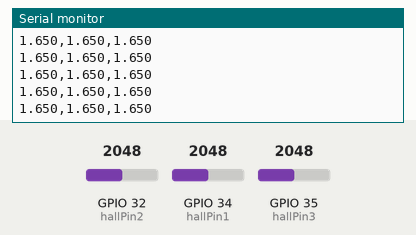
This sketch was run on a simulated ESP32. Parts: the last lines printed to the serial monitor. Inputs (shaded band) come from the test bench; at power-on: GPIO 32 (hallPin2) = 2048, GPIO 34 (hallPin1) = 2048, GPIO 35 (hallPin3) = 2048.

Above: at 1.2 s.
1.3 s: GPIO 32 (hallPin2) set to 2866
At 1.8 s:
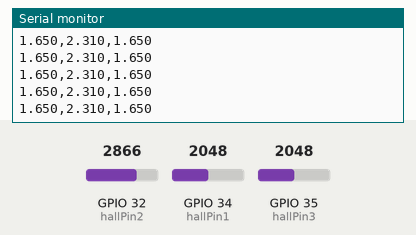
2.8 s: GPIO 34 (hallPin1) set to 2866
At 3.3 s:
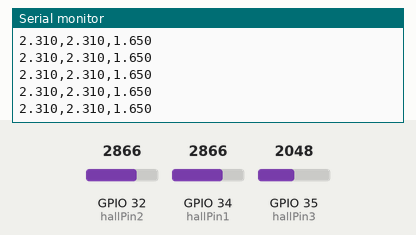
4.3 s: GPIO 35 (hallPin3) set to 2866
At 5.2 s:
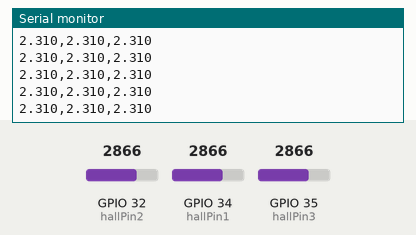
5.8 s: GPIO 32 (hallPin2) set to 3603
At 6.3 s:
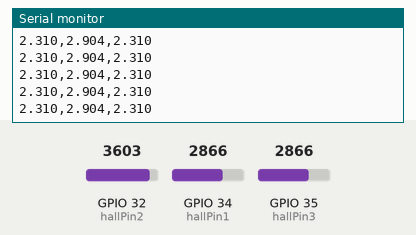
7.3 s: GPIO 34 (hallPin1) set to 3603
At 8.2 s:
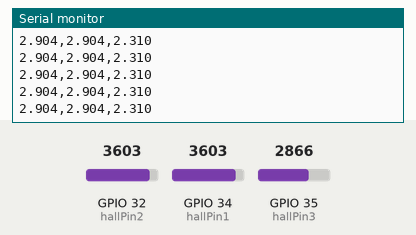
8.8 s: GPIO 35 (hallPin3) set to 3603
At 9.3 s:
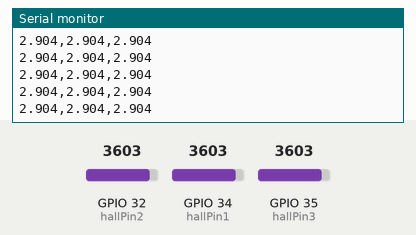
Timing chart, 0 to 11.3 s (numbered marks = the images above; inputs shaded):
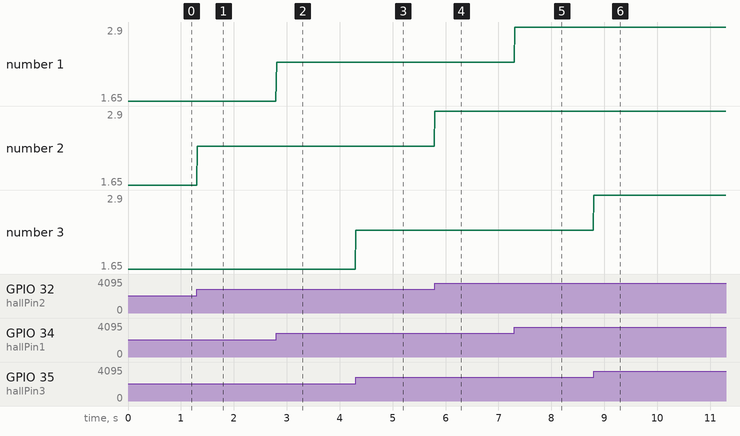

The sketch:

Hall_sensors.ino
```cpp
const int hallPin2 = 32; //dx
const int hallPin1 = 34;//sx
const int hallPin3 = 35;//vtx

const int deadmanSwitchPin = 13;
const int motorForwardPin  = 25;
const int moveLeftPin      = 14;
const int moveRightPin     = 12;

unsigned long startTime;

void setup() {
  Serial.begin(115200);
 //startTime = millis();

  //Header CSV
 // Serial.println("Voltage1,Voltage2,Voltage3");
}

void loop() {

 //unsigned long currentTime = millis() - startTime;

  // Letture raw
  int rawValue1 = analogRead(hallPin1);
  int rawValue2 = analogRead(hallPin2);
  int rawValue3 = analogRead(hallPin3);


  float voltage1 = rawValue1 * (3.3 / 4095.0);
  float voltage2 = rawValue2 * (3.3 / 4095.0);
  float voltage3 = rawValue3 * (3.3 / 4095.0);


 //Serial.print(currentTime);
//Serial.print(",");
  Serial.print(voltage1, 3);
  Serial.print(",");
  Serial.print(voltage2, 3);
  Serial.print(",");
  Serial.println(voltage3, 3);

  delay(10);
}
```

Measured:
- after the input at 1.3 s, the serial monitor: prints a new line at once (image 1)
- after the input at 2.8 s, the serial monitor: prints a new line at once (image 2)
- after the input at 4.3 s, the serial monitor: prints a new line at once (image 3)
- after the input at 5.8 s, the serial monitor: prints a new line at once (image 4)
- after the input at 7.3 s, the serial monitor: prints a new line at once (image 5)
- after the input at 8.8 s, the serial monitor: prints a new line at once (image 6)
- plotted number 2: 1.65 → 2.31 after the input at 1.3 s, 2.31 → 2.9 after the input at 5.8 s
